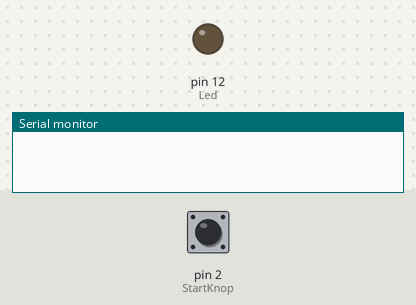
Bench run of a sketch on a simulated Arduino Uno, built with avr-gcc and run on an emulated ATmega328P. Shown: output pins drawn as LEDs (lit = HIGH), the last lines printed to the serial monitor. Inputs (shaded band) come from the test bench; at power-on: pin 2 (StartKnop) LOW.

Above: at 1.2 s.
1.3 s: pin 2 (StartKnop) pulled HIGH for 0.15 s
At 2.1 s:
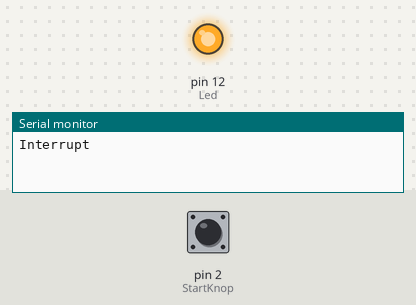
2.9 s: pin 2 (StartKnop) pulled HIGH for 1 s
At 3.4 s:
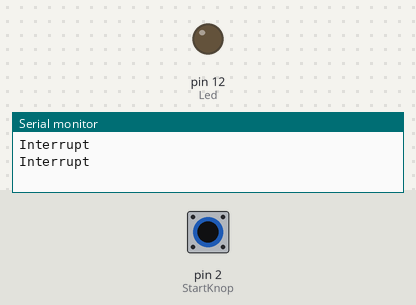
5.4 s: pin 2 (StartKnop) pulled HIGH for 3.2 s
At 6.5 s:
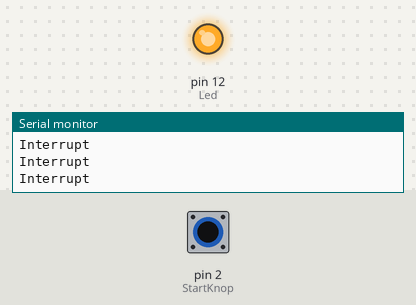
Timing chart, 0 to 8.4 s (numbered marks = the images above; inputs shaded):
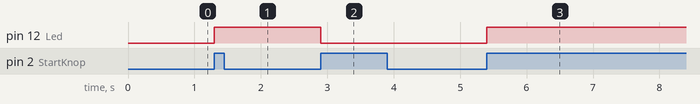

Measured:
- after the input at 1.3 s, pin 12 (Led): LOW → HIGH at once
- after the input at 2.9 s, pin 12 (Led): HIGH → LOW at once
- after the input at 5.4 s, pin 12 (Led): LOW → HIGH at once

The sketch:

Proof_of_concept_Interrupt.ino
```cpp
const int StartKnop = 2;
const int Led = 12;

bool Led_toestand = false;

void setup()
{
  Serial.begin(9600);


  pinMode(StartKnop, INPUT);
  pinMode(Led, OUTPUT);

  attachInterrupt(digitalPinToInterrupt(StartKnop), Interrupt, RISING);
}


void loop()
{
  digitalWrite(Led, Led_toestand);
  delayMicroseconds(10);
}


void Interrupt()
{
  Serial.println("Interrupt");
  Led_toestand = !Led_toestand;
}
```
